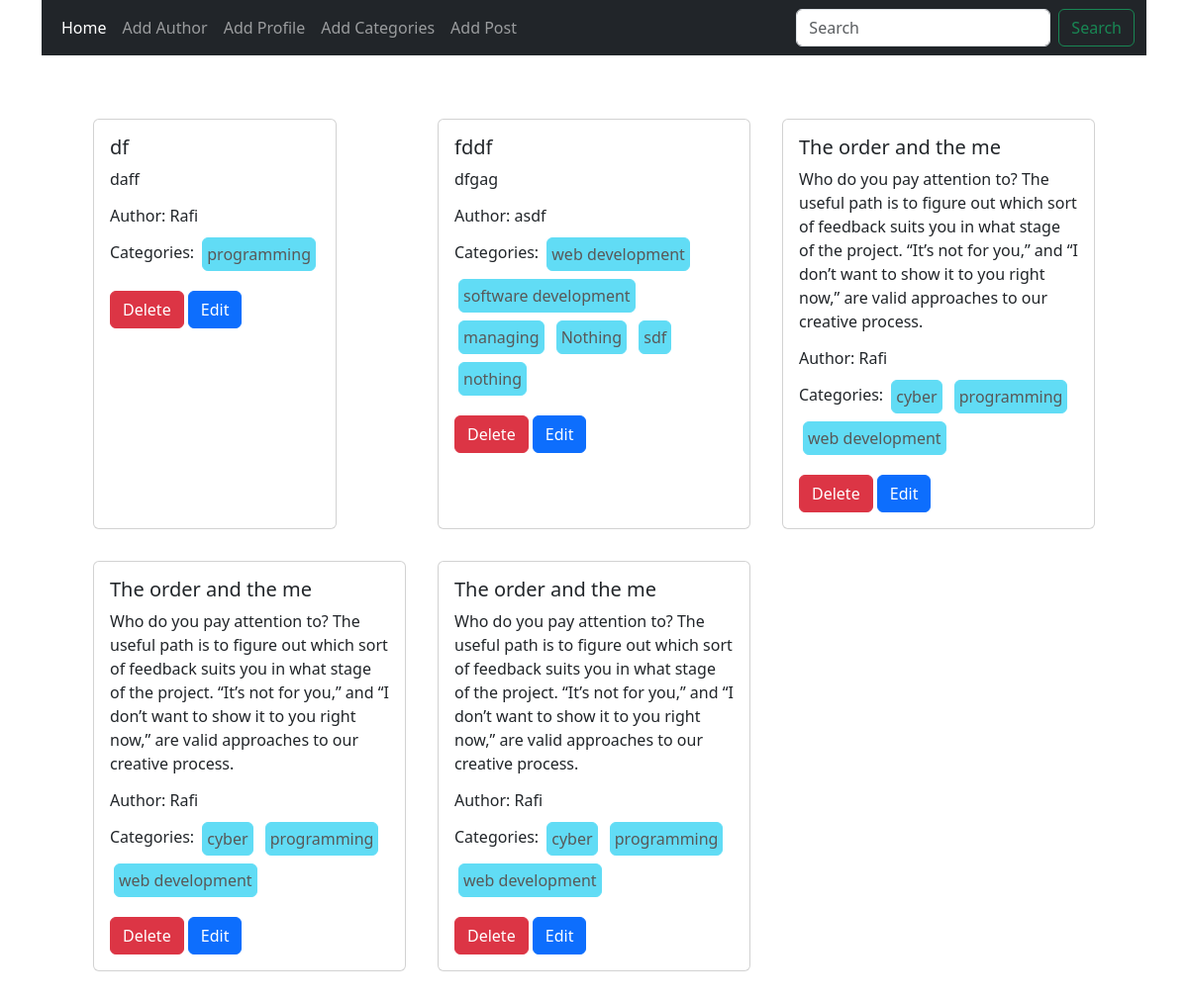
The page / on the database its author committed.
### posts/models.py (models this page shows, shortened)
class Post(models.Model):
    title = models.CharField(max_length=20)
    content = models.TextField()
    category = models.ManyToManyField(Category)
    author = models.ForeignKey(Author, on_delete=models.CASCADE)

### author/models.py (models this page shows, shortened)
class Author(models.Model):
    name = models.CharField(max_length=30)
    bio = models.TextField()
    phone_no = models.CharField(max_length=12)

### categories/models.py (models this page shows, shortened)
class Category(models.Model):
    name = models.CharField(max_length=100)

### BLOG_PROJECT/views.py (the view)
# urls.py: 2. Add a URL to urlpatterns:  path('', views.home, name='home')
def home(request):
    post = Post.objects.all()
    return render(request, 'home.html', {"post":post})

### templates/home.html
{% extends "base.html" %}
{% load static %}
{% block content %}
<div class="row p-5 ">
    {% for blog  in post  %}
  <div class="col-sm-4 mb-3 mb-sm-0 p-3 d-flex flex-wrap ">
    <div class="card">
      <div class="card-body">
        <h5 class="card-title">{{blog.title}}</h5>
        <p class="card-text">{{blog.content}}</p>
        <h6 class="card-text">Author: {{blog.author.name}}</h6>
        <p>
          Categories: {% for catagories in blog.category.all %}
            <button class="btn btn-info disabled p-1 m-1">
            {{catagories.name}}
            </button>
            {% endfor %}
        </p>
        <a href="{% url "delete_post" blog.id %}" class="btn btn-danger">Delete</a>
        <a href="{% url 'edit_post' blog.id %}" class="btn btn-primary">Edit</a>
      </div>
    </div>
  </div>
  {% endfor %}
</div>
{% endblock content %}

### templates/base.html (shortened to what this page needs)
<!DOCTYPE html>
<html lang="en">
  <head>
    <link
      href="https://cdn.jsdelivr.net/npm/bootstrap@5.3.7/dist/css/bootstrap.min.css"
      rel="stylesheet"
    />
  </head>
  <body class="container">
    <nav class="navbar navbar-expand-lg navbar-dark bg-dark">
      <div class="container-fluid">
        <div class="collapse navbar-collapse" id="navbarSupportedContent">
          <ul class="navbar-nav me-auto mb-2 mb-lg-0">
            <li class="nav-item">
              <a class="nav-link active" aria-current="page" href="{% url "home" %}">Home</a>
            </li>
            <li class="nav-item">
              <a class="nav-link" href="{% url "add_author" %}">Add Author</a>
            </li>
            <li class="nav-item">
              <a class="nav-link" href="{% url "add_profile" %}">Add Profile</a>
            </li>
            <li class="nav-item">
              <a class="nav-link" href="{% url "add_category"%}">Add Categories</a>
            </li>
            <li class="nav-item">
              <a class="nav-link" href="{% url "add_post"%}">Add Post</a>
            </li>
          </ul>
          <form class="d-flex" role="search">
            <input
              class="form-control me-2"
              type="search"
              placeholder="Search"
              aria-label="Search"
            />
            <button class="btn btn-outline-success" type="submit">
              Search
            </button>
          </form>
        </div>
      </div>
    </nav>
    {% block content %} {% endblock content %}
  </body>
</html>

### rows shown on the page
Post: title "df", content "daff", author.name "Rafi"
Category: name "programming"
Post: title "fddf", content "dfgag", author.name "asdf"
Category: name "web development"
Category: name "software development"
Category: name "managing"
Category: name "Nothing"
Category: name "sdf"
Category: name "nothing"
Post: title "The order and the me", content "Who do you pay attention to? The useful path is to figure out which sort of feedback suits you in what stage of the project. “It’s not for you,” and “I don’t want to show it to you right now,” are valid approaches to our creative process.", author.name "Rafi"
Category: name "cyber"
Post: title "The order and the me", content "Who do you pay attention to? The useful path is to figure out which sort of feedback suits you in what stage of the project. “It’s not for you,” and “I don’t want to show it to you right now,” are valid approaches to our creative process.", author.name "Rafi"
Post: title "The order and the me", content "Who do you pay attention to? The useful path is to figure out which sort of feedback suits you in what stage of the project. “It’s not for you,” and “I don’t want to show it to you right now,” are valid approaches to our creative process.", author.name "Rafi"
